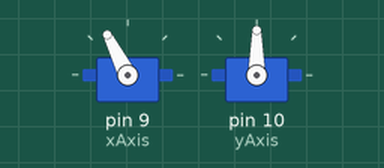
Simulated run of this sketch. Board: Arduino Uno, built with avr-gcc and run on an emulated ATmega328P. Parts: 2 × servo.

Above: at 0.15 s.
At 9.62 s:
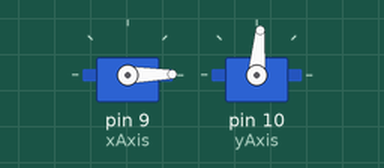
At 19.98 s:
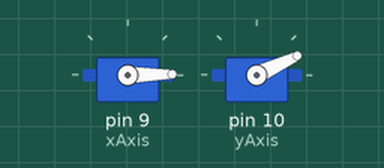
At 39.77 s:
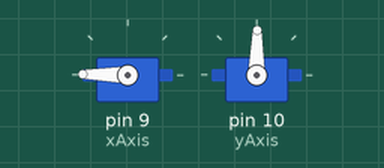
Timing chart, 0 to 40.0 s (numbered marks = the images above):
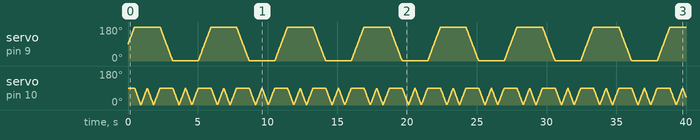

The sketch:

Fall2018_Hackathon_CraneDanceDemo.ino
```cpp
#include <Servo.h>

#define danceButton 4

Servo xAxis;
Servo yAxis;

int delayTime = 5;

void setup()
{
  pinMode(danceButton, INPUT);
  xAxis.attach(9);
  yAxis.attach(10);
}

void loop()
{
  //if (digitalRead(danceButton) == HIGH)
    dance();
}

void dance()
{
  for (int i = 90; i < 180; i++)
  {
    xAxis.write(i);
    delay(delayTime);
  }
  upDown();
  upDown();

  for (int i = 180; i > 0; i--)
  {
    xAxis.write(i);
    delay(delayTime);
  }

  upDown();
  upDown();

  for (int i = 0; i < 90; i++)
  {
    xAxis.write(i);
    delay(delayTime);
  }
}

void upDown()
{
  for(int i = 90; i > 0; i--)
  {
    yAxis.write(i);
    delay(delayTime);
  }

  for(int j = 0; j < 90; j++)
  {
    yAxis.write(j);
    delay(delayTime);
  }
}
```
